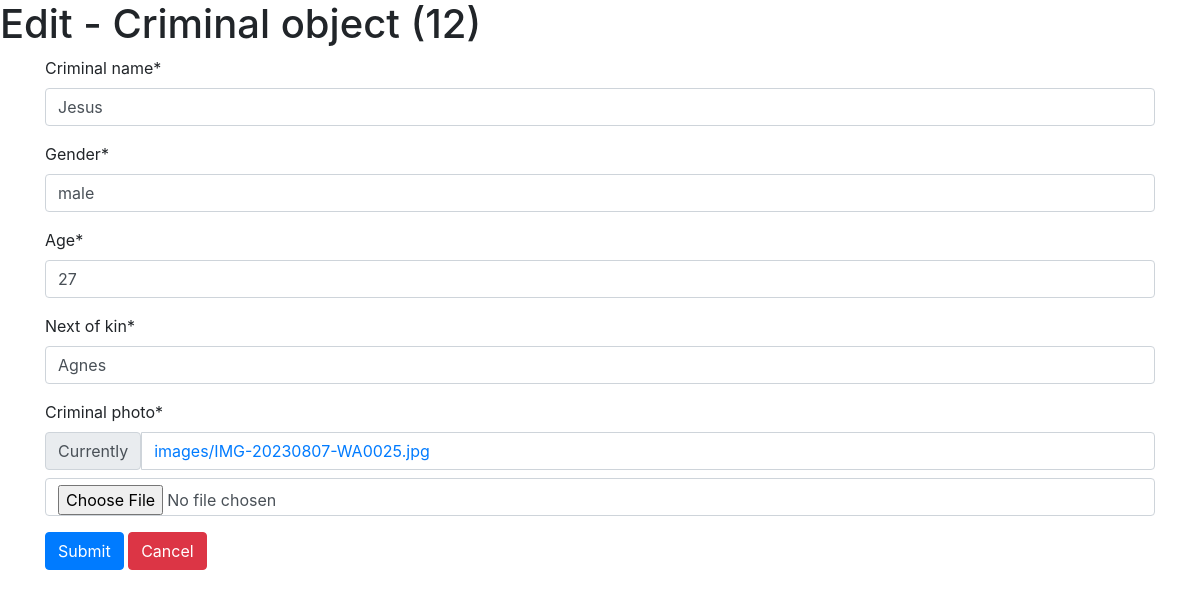
/edit_criminal/12/ (signed in), run on the app's committed database.
### my_app/models.py (models this page shows)
class Criminal(models.Model):
    criminal_name = models.CharField(max_length = 40)
    gender = models.CharField(max_length = 12)
    age = models.IntegerField()
    next_of_kin = models.CharField(max_length = 30)
    criminal_photo = models.ImageField(upload_to ="images/", default="")

### my_app/views.py (the view)
# urls.py: path('edit_criminal/<int:criminal_id>/', edit_criminal_view, name='edit_criminal_page'),
@login_required
def edit_criminal_view(request, criminal_id):
        message = ''
        criminal = Criminal.objects.get(id=criminal_id)
        if request.method == "POST":
                criminal_form =CriminalForm(request.POST, instance =criminal)
                if criminal_form.is_valid():
                        criminal_form.save()
                        message = "changes saved sucessfully!"
                else:
                        message = "form has invalid data"
                        return redirect(add_criminal_view)
        else:
                        criminal_form =CriminalForm(instance=criminal)
        context ={
                'form': criminal_form,
                'criminal': criminal,
                'message': message
        }
        return render(request, 'edit_criminal.html', context)

### my_app/forms.py
class CriminalForm(ModelForm):
    class Meta:
        model = Criminal
        fields = '__all__'

### my_app/templates/edit_criminal.html (shortened to what this page needs)
<!DOCTYPE html>
<html>
    {% load crispy_forms_tags %}
    {% load static %}
<head>
    <link rel="stylesheet" href="{% static 'css/bootstrap.min.css' %}">
</head>
<body>
    <h1>Edit - {{criminal}}</h1>
    <div class="container">
        <form method="POST">
            {{ form|crispy }}
            <input type="submit" class="btn btn-primary">
           <a class="btn btn-danger" href="{% url 'add_criminal_page'%}">Cancel</a>
        </form>
    </div>
</body>
</html>

### data on the page
Criminal: id "Criminal object (12)", criminal_name "Jesus", gender "male", age "27", next_of_kin "Agnes"
